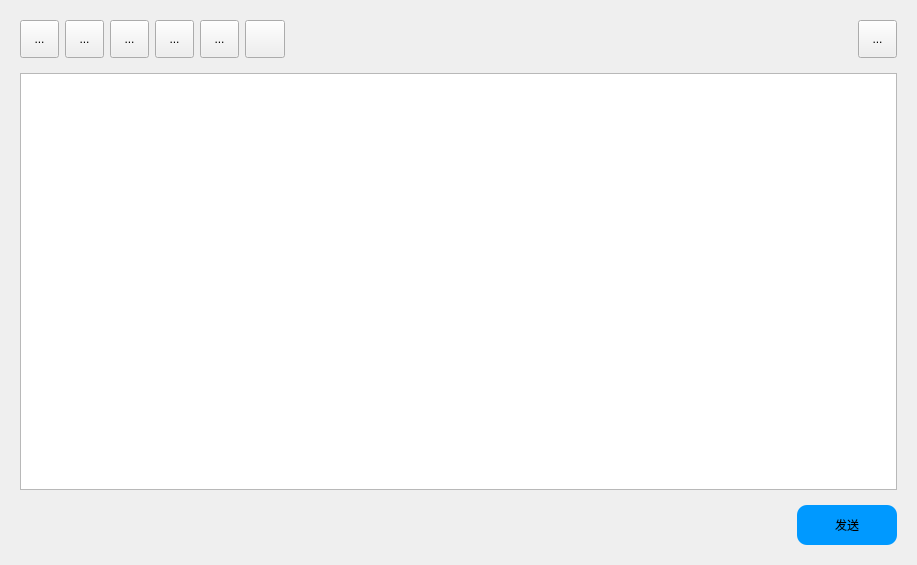
<?xml version="1.0" encoding="UTF-8"?>
<ui version="4.0">
 <class>Send</class>
 <widget class="QWidget" name="Send">
  <property name="geometry">
   <rect>
    <x>0</x>
    <y>0</y>
    <width>917</width>
    <height>565</height>
   </rect>
  </property>
  <property name="windowTitle">
   <string>Form</string>
  </property>
  <layout class="QVBoxLayout" name="verticalLayout">
   <item>
    <widget class="QWidget" name="widget" native="true">
     <property name="sizePolicy">
      <sizepolicy hsizetype="Preferred" vsizetype="Fixed">
       <horstretch>0</horstretch>
       <verstretch>0</verstretch>
      </sizepolicy>
     </property>
     <property name="minimumSize">
      <size>
       <width>0</width>
       <height>56</height>
      </size>
     </property>
     <property name="styleSheet">
      <string notr="true"/>
     </property>
     <layout class="QHBoxLayout" name="horizontalLayout">
      <item>
       <widget class="ToolButton" name="toolButton">
        <property name="sizePolicy">
         <sizepolicy hsizetype="Minimum" vsizetype="Fixed">
          <horstretch>0</horstretch>
          <verstretch>0</verstretch>
         </sizepolicy>
        </property>
        <property name="minimumSize">
         <size>
          <width>39</width>
          <height>38</height>
         </size>
        </property>
        <property name="cursor">
         <cursorShape>PointingHandCursor</cursorShape>
        </property>
        <property name="text">
         <string>...</string>
        </property>
        <property name="icon">
         <iconset resource="../qrc/init.qrc">
          <normaloff>:/icons/smile_1.png</normaloff>
          <disabledoff>:/icons/smile.png</disabledoff>:/icons/smile_1.png</iconset>
        </property>
        <property name="iconSize">
         <size>
          <width>32</width>
          <height>32</height>
         </size>
        </property>
       </widget>
      </item>
      <item>
       <widget class="ToolButton" name="toolButton_2">
        <property name="sizePolicy">
         <sizepolicy hsizetype="Minimum" vsizetype="Fixed">
          <horstretch>0</horstretch>
          <verstretch>0</verstretch>
         </sizepolicy>
        </property>
        <property name="minimumSize">
         <size>
          <width>39</width>
          <height>38</height>
         </size>
        </property>
        <property name="cursor">
         <cursorShape>PointingHandCursor</cursorShape>
        </property>
        <property name="text">
         <string>...</string>
        </property>
        <property name="icon">
         <iconset resource="../qrc/init.qrc">
          <normaloff>:/icons/裁剪 (1).png</normaloff>
          <disabledoff>:/icons/裁剪.png</disabledoff>:/icons/裁剪 (1).png</iconset>
        </property>
        <property name="iconSize">
         <size>
          <width>32</width>
          <height>32</height>
         </size>
        </property>
       </widget>
      </item>
      <item>
       <widget class="ToolButton" name="toolButton_3">
        <property name="sizePolicy">
         <sizepolicy hsizetype="Minimum" vsizetype="Fixed">
          <horstretch>0</horstretch>
          <verstretch>0</verstretch>
         </sizepolicy>
        </property>
        <property name="minimumSize">
         <size>
          <width>39</width>
          <height>38</height>
         </size>
        </property>
        <property name="cursor">
         <cursorShape>PointingHandCursor</cursorShape>
        </property>
        <property name="text">
         <string>...</string>
        </property>
        <property name="icon">
         <iconset resource="../qrc/init.qrc">
          <normaloff>:/icons/文件夹 (1).png</normaloff>
          <disabledoff>:/icons/文件夹.png</disabledoff>:/icons/文件夹 (1).png</iconset>
        </property>
        <property name="iconSize">
         <size>
          <width>32</width>
          <height>32</height>
         </size>
        </property>
       </widget>
      </item>
      <item>
       <widget class="ToolButton" name="toolButton_4">
        <property name="sizePolicy">
         <sizepolicy hsizetype="Minimum" vsizetype="Fixed">
          <horstretch>0</horstretch>
          <verstretch>0</verstretch>
         </sizepolicy>
        </property>
        <property name="minimumSize">
         <size>
          <width>39</width>
          <height>38</height>
         </size>
        </property>
        <property name="cursor">
         <cursorShape>PointingHandCursor</cursorShape>
        </property>
        <property name="text">
         <string>...</string>
        </property>
        <property name="icon">
         <iconset resource="../qrc/init.qrc">
          <normaloff>:/icons/picture (1).png</normaloff>
          <disabledoff>:/icons/picture.png</disabledoff>:/icons/picture (1).png</iconset>
        </property>
        <property name="iconSize">
         <size>
          <width>32</width>
          <height>32</height>
         </size>
        </property>
       </widget>
      </item>
      <item>
       <widget class="ToolButton" name="toolButton_5">
        <property name="sizePolicy">
         <sizepolicy hsizetype="Minimum" vsizetype="Fixed">
          <horstretch>0</horstretch>
          <verstretch>0</verstretch>
         </sizepolicy>
        </property>
        <property name="minimumSize">
         <size>
          <width>39</width>
          <height>38</height>
         </size>
        </property>
        <property name="cursor">
         <cursorShape>PointingHandCursor</cursorShape>
        </property>
        <property name="text">
         <string>...</string>
        </property>
        <property name="icon">
         <iconset resource="../qrc/init.qrc">
          <normaloff>:/icons/红包 (1).png</normaloff>
          <normalon>:/icons/拍照.png</normalon>
          <disabledoff>:/icons/红包.png</disabledoff>
          <selectedoff>:/icons/冠军.png</selectedoff>:/icons/红包 (1).png</iconset>
        </property>
        <property name="iconSize">
         <size>
          <width>32</width>
          <height>32</height>
         </size>
        </property>
       </widget>
      </item>
      <item>
       <widget class="ToolButton" name="toolButton_6">
        <property name="sizePolicy">
         <sizepolicy hsizetype="Minimum" vsizetype="Fixed">
          <horstretch>0</horstretch>
          <verstretch>0</verstretch>
         </sizepolicy>
        </property>
        <property name="minimumSize">
         <size>
          <width>38</width>
          <height>38</height>
         </size>
        </property>
        <property name="cursor">
         <cursorShape>PointingHandCursor</cursorShape>
        </property>
        <property name="text">
         <string/>
        </property>
        <property name="icon">
         <iconset resource="../qrc/init.qrc">
          <normaloff>:/icons/mic (1).png</normaloff>
          <disabledoff>:/icons/mic.png</disabledoff>:/icons/mic (1).png</iconset>
        </property>
        <property name="iconSize">
         <size>
          <width>32</width>
          <height>32</height>
         </size>
        </property>
       </widget>
      </item>
      <item>
       <spacer name="horizontalSpacer">
        <property name="orientation">
         <enum>Qt::Horizontal</enum>
        </property>
        <property name="sizeType">
         <enum>QSizePolicy::Expanding</enum>
        </property>
        <property name="sizeHint" stdset="0">
         <size>
          <width>40</width>
          <height>20</height>
         </size>
        </property>
       </spacer>
      </item>
      <item>
       <widget class="ToolButton" name="msg_history">
        <property name="sizePolicy">
         <sizepolicy hsizetype="Minimum" vsizetype="Fixed">
          <horstretch>0</horstretch>
          <verstretch>0</verstretch>
         </sizepolicy>
        </property>
        <property name="minimumSize">
         <size>
          <width>39</width>
          <height>38</height>
         </size>
        </property>
        <property name="cursor">
         <cursorShape>PointingHandCursor</cursorShape>
        </property>
        <property name="text">
         <string>...</string>
        </property>
        <property name="icon">
         <iconset resource="../qrc/init.qrc">
          <normaloff>:/icons/time (1).png</normaloff>
          <normalon>:/icons/time.png</normalon>:/icons/time (1).png</iconset>
        </property>
        <property name="iconSize">
         <size>
          <width>32</width>
          <height>32</height>
         </size>
        </property>
       </widget>
      </item>
     </layout>
    </widget>
   </item>
   <item>
    <widget class="QWidget" name="widget_2" native="true">
     <property name="sizePolicy">
      <sizepolicy hsizetype="Preferred" vsizetype="Expanding">
       <horstretch>0</horstretch>
       <verstretch>1</verstretch>
      </sizepolicy>
     </property>
     <property name="styleSheet">
      <string notr="true"/>
     </property>
     <layout class="QVBoxLayout" name="verticalLayout_2">
      <property name="topMargin">
       <number>0</number>
      </property>
      <property name="bottomMargin">
       <number>0</number>
      </property>
      <item>
       <widget class="QTextEdit" name="textEdit"/>
      </item>
      <item>
       <widget class="QWidget" name="widget_4" native="true">
        <property name="sizePolicy">
         <sizepolicy hsizetype="Preferred" vsizetype="Fixed">
          <horstretch>0</horstretch>
          <verstretch>0</verstretch>
         </sizepolicy>
        </property>
        <property name="minimumSize">
         <size>
          <width>0</width>
          <height>50</height>
         </size>
        </property>
        <layout class="QHBoxLayout" name="horizontalLayout_2">
         <property name="rightMargin">
          <number>0</number>
         </property>
         <item>
          <spacer name="horizontalSpacer_2">
           <property name="orientation">
            <enum>Qt::Horizontal</enum>
           </property>
           <property name="sizeHint" stdset="0">
            <size>
             <width>40</width>
             <height>20</height>
            </size>
           </property>
          </spacer>
         </item>
         <item>
          <widget class="QPushButton" name="pushButton">
           <property name="sizePolicy">
            <sizepolicy hsizetype="Fixed" vsizetype="Fixed">
             <horstretch>0</horstretch>
             <verstretch>0</verstretch>
            </sizepolicy>
           </property>
           <property name="minimumSize">
            <size>
             <width>100</width>
             <height>40</height>
            </size>
           </property>
           <property name="styleSheet">
            <string notr="true">font: 700 14pt &quot;Microsoft YaHei UI&quot;;
background-color: #0099FF;
border: none;
border-radius: 10px;</string>
           </property>
           <property name="text">
            <string>发送</string>
           </property>
          </widget>
         </item>
        </layout>
       </widget>
      </item>
     </layout>
    </widget>
   </item>
  </layout>
 </widget>
 <customwidgets>
  <customwidget>
   <class>ToolButton</class>
   <extends>QToolButton</extends>
   <header location="global">hpp/toolbutton.hpp</header>
  </customwidget>
 </customwidgets>
 <resources>
  <include location="../qrc/init.qrc"/>
 </resources>
 <connections/>
</ui>
